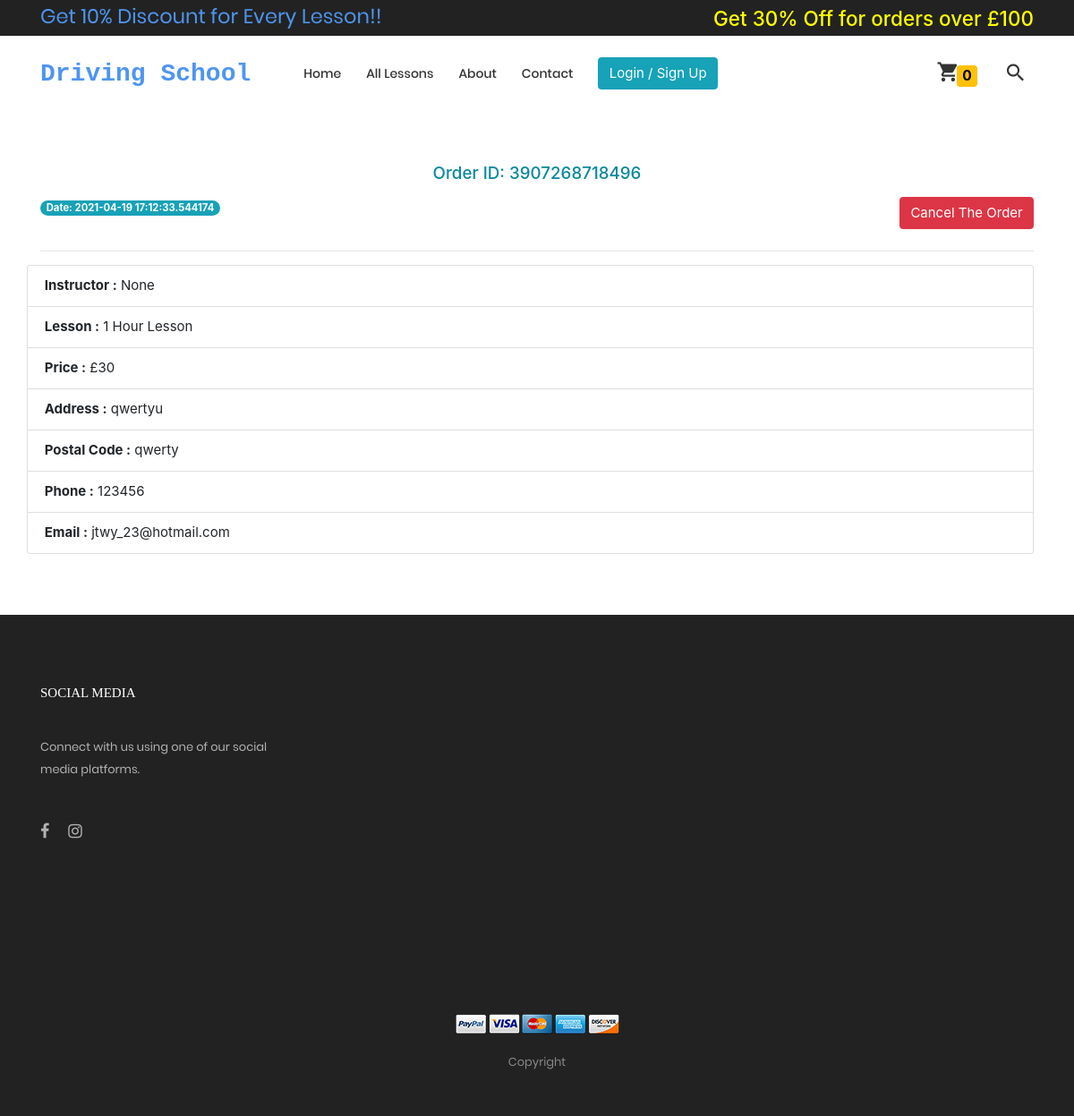
The app's page /order/my_order_details/8, older data.
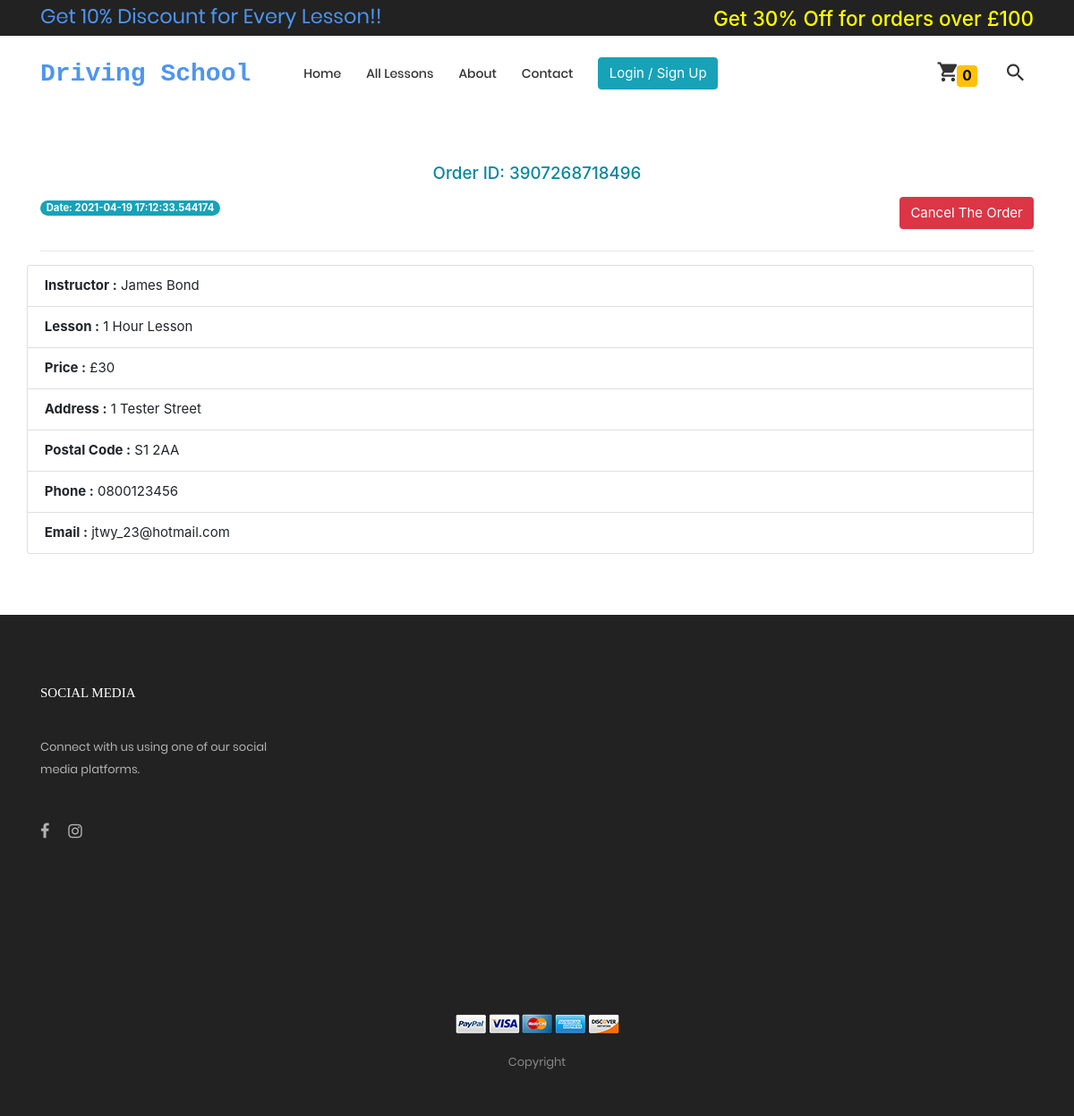
The same page, newer data.
### order/models.py (models this page shows, shortened)
class Order(models.Model):
    user = models.ForeignKey(User, on_delete=models.CASCADE)
    Lesson = models.ForeignKey(
        products,
        on_delete=models.CASCADE,
        blank=True,
        null=True
    )
    Instructor = models.ForeignKey(
        instructor_information,
        on_delete=models.CASCADE,
        blank=True, null=True
    )
    order_id = models.CharField(max_length=1000)
    Lesson_price = models.CharField(max_length=1000)
    first_name = models.CharField(max_length=1000)
    last_name = models.CharField(max_length=1000)
    email = models.CharField(max_length=1000)
    phone = models.CharField(max_length=100)
    address = models.CharField(max_length=1000)
    zip = models.CharField(max_length=1000)
    ordered = models.BooleanField(default=False)
    instructor_cancel_order = models.BooleanField(default=False)
    customer_cancel_order = models.BooleanField(default=False)
    order_date = models.CharField(max_length=1000)

### home/models.py (models this page shows)
class products(models.Model):
    product_name = models.CharField(max_length=2000)
    category = models.ForeignKey(Categories, on_delete=models.CASCADE)
    Intructor = models.ForeignKey(instructor_information, on_delete=models.CASCADE, null=True, blank=True)
    product_price = models.CharField(max_length=2000)
    image = models.ImageField(upload_to='uploads/product_image')
    image2 = models.ImageField(upload_to='uploads/product_image', null=True, blank=True, default='')
    image3 = models.ImageField(upload_to='uploads/product_image', null=True, blank=True, default='')
    image4 = models.ImageField(upload_to='uploads/product_image', null=True, blank=True, default='')
    image5 = models.ImageField(upload_to='uploads/product_image', null=True, blank=True, default='')
    description = models.TextField()
    def __str__(self):
        return self.product_name

### instructor/models.py (models this page shows)
class instructor_information(models.Model):
    first_name = models.CharField(max_length=200)
    last_name = models.CharField(max_length=200)
    email = models.CharField(max_length=200)
    phone = models.CharField(max_length=200)
    address = models.CharField(max_length=200)
    password = models.CharField(max_length=200)
    def __str__(self):
        return self.first_name + " " + self.last_name

### order/views.py (the view)
# urls.py: path('my_order_details/<int:pk>', views.my_order_details, name='my_order_details'),  # Order details
def my_order_details(request, pk):
    get_the_order = Order.objects.get(id=pk)
    context = {'get_the_order':get_the_order}
    return render(request, 'my_order_details.html', context)

### templates/my_order_details.html (shortened to what this page needs)
{% extends 'base.html' %}
{% load static %}
{% block body %}
<div class="container">
	<h5>
		<p class="text-center" style="color:#07889E;">Order ID:
			{{get_the_order.order_id}}</p>
	</h5>
	<span class="badge badge-info badge-pill">
		<h7>Date: {{get_the_order.order_date}}</h7>
	</span>
	{% if get_the_order.customer_cancel_order %}
	<button type="button" class="btn btn-danger float-right" data-toggle="modal" data-target="#exampleModal" disabled>
		You Cancelled
	</button>
	{% elif get_the_order.instructor_cancel_order %}
	<button type="button" class="btn btn-danger float-right" disabled>
		Instructor Cancelled
	</button>
	{% else %}
	<button type="button" class="btn btn-danger float-right" data-toggle="modal" data-target="#exampleModal">
		Cancel The Order
	</button>
	{% endif %}
	<br>
	<br>
	<hr>
</div>
<ul class="list-group container">
	<li class="list-group-item"><b>Instructor :</b> {{get_the_order.Instructor}}</li>
	<li class="list-group-item"><b>Lesson :</b> {{get_the_order.Lesson}}</li>
	<li class="list-group-item"><b>Price :</b> £{{get_the_order.Lesson_price}}</li>
	<li class="list-group-item"><b>Address :</b> {{get_the_order.address}}</li>
	<li class="list-group-item"><b>Postal Code :</b> {{get_the_order.zip}}</li>
	<li class="list-group-item"><b>Phone :</b> {{get_the_order.phone}}</li>
	<li class="list-group-item"><b>Email :</b> {{get_the_order.email}}</li>
</ul>
{% endblock %}

Row changes from the older to the newer data that the page shows:
changed Order "jtwy_23@hotmail.com": Instructor "None" → "James Bond"; address "qwertyu" → "1 Tester Street"; zip "qwerty" → "S1 2AA"; phone "123456" → "0800123456"
